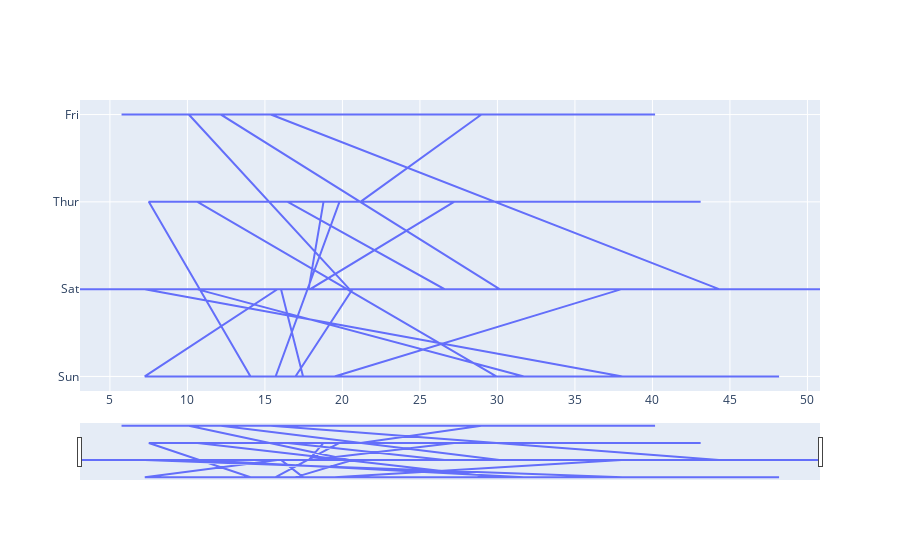

Notebook code cell kept with this figure:
### Markdown cell above
# Sliders and Selectors

### Code cell
import plotly.graph_objects as px 
import plotly.express as go 
import numpy as np 
 
df = go.data.tips() 
 
x = df['total_bill'] 
y = df['day'] 
 
plot = px.Figure(data=[px.Scatter( 
    x=x, 
    y=y, 
    mode='lines',) 
]) 
 
plot.update_layout( 
    xaxis=dict( 
        rangeselector=dict( 
            buttons=list([ 
                dict(count=1, 
                    step="day", 
                    stepmode="backward"), 
            ]) 
        ), 
        rangeslider=dict( 
            visible=True
        ), 
    ) 
) 
 
plot.show()

### Figure 1 — Plotly figure (JSON) as saved in the notebook; plotly's stock layout.template omitted (floating-point values rounded to 4 significant figures; data arrays with more than 128 entries replaced by an {"elided": "..."} marker saying what was removed)
{"data": [{"mode": "lines", "type": "scatter", "x": {"elided": "244 float values"}, "y": {"elided": "244 str values"}}], "layout": {"xaxis": {"rangeselector": {"buttons": [{"count": 1, "step": "day", "stepmode": "backward"}]}, "rangeslider": {"visible": true}}}}
